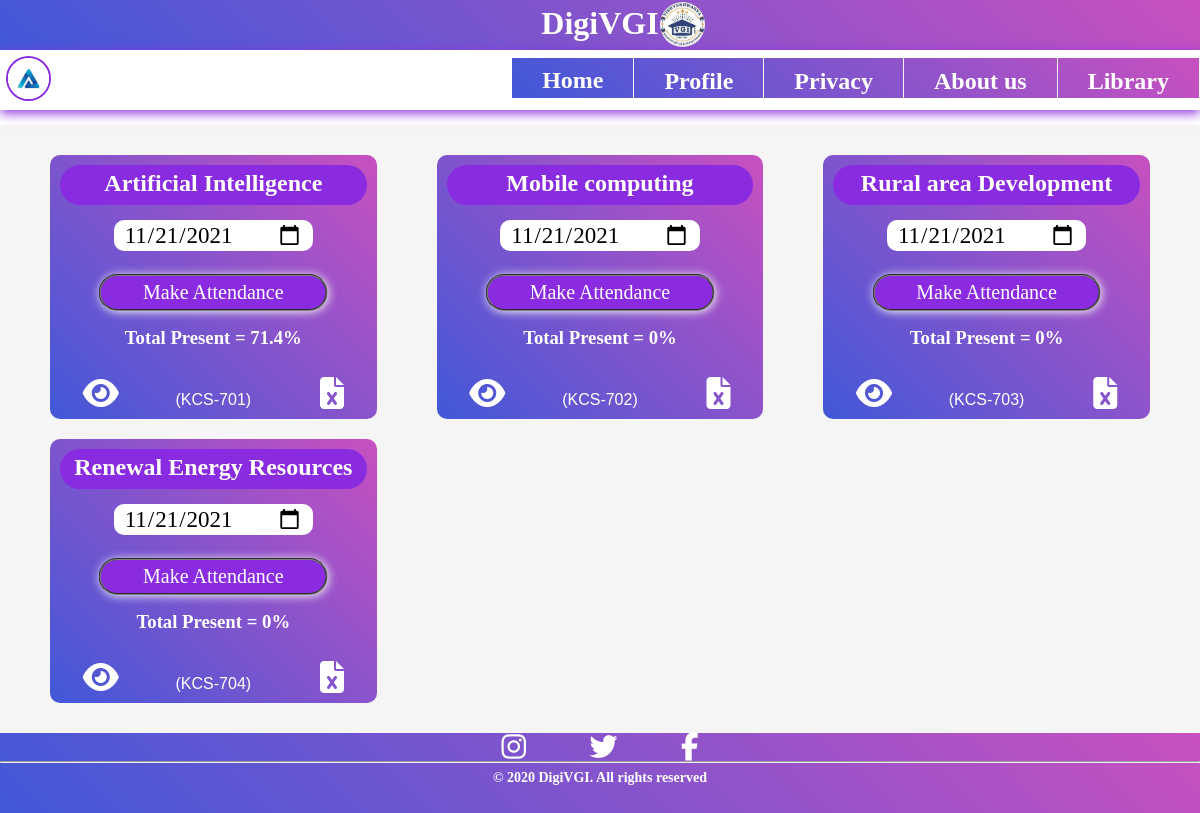
The app's page /facultyPortal/index.php (signed in) with its own data.
### tables this page shows
CREATE TABLE `faculty` (
  `id` int UNSIGNED NOT NULL,
  `name` varchar(50) NOT NULL,
  `phone` varchar(10) NOT NULL,
  `gender` varchar(12) NOT NULL,
  `email` varchar(50) NOT NULL,
  `password` varchar(100) NOT NULL,
  `photo` varchar(255) NOT NULL,
  `user_type` varchar(10) NOT NULL DEFAULT 'faculty',
  `isactive` varchar(10) NOT NULL
);

CREATE TABLE `assignfaculty` (
  `id` int NOT NULL,
  `course` varchar(20) NOT NULL,
  `branch` varchar(20) NOT NULL,
  `semester` int NOT NULL,
  `section` varchar(10) NOT NULL,
  `facultyname` varchar(50) NOT NULL,
  `facultyid` varchar(50) NOT NULL,
  `subjectname` varchar(50) NOT NULL,
  `subjectcode` varchar(20) NOT NULL,
  `cpermit` varchar(10) NOT NULL,
  `date` datetime NOT NULL DEFAULT CURRENT_TIMESTAMP
);

### facultyPortal/index.php (the view, shortened to what this page needs)
<?php
  require('../adminstrative/config.php');
?>
<!DOCTYPE html>
<html lang="en">
<head>
    <link rel="stylesheet" href="../digivgi_styles.css">
</head>
<body>
<?php require('header.php');?>
    <div id="grid-container">
        <?php
$facultyid = $_SESSION['username_faculty'];
$sql = "SELECT * from `assignfaculty` where `facultyid`='$facultyid'";
$result1 = mysqli_query($conn, $sql);
if(mysqli_num_rows($result1)>0){
    $i=0;
    while($row = mysqli_fetch_assoc($result1)){
        $course = $row['course'];
        $branch = $row['branch'];
        $semester = $row['semester'];
        $section = $row['section'];
        $subjectcode = $row['subjectcode'];
        $i++;
        ?>
        <div id="grid-item">
            <div class="subject-name">
                <h2><?php echo $row['subjectname']?></h2>
            </div>
            <form action="smart_attendance.php" method="POST">
                <input type="date" name="date" min="2020-08-11" max="<?php  echo date("Y-m-d"); ?>"
                    value="<?php  echo date("Y-m-d"); ?>" required><br>
                <?php
                $query2 = "SELECT COUNT(`status`) FROM `attendance` WHERE `course`='$course' AND `branch`='$branch' AND `semester`='$semester' AND `section`='$section' AND `status`='Present' AND `subject_code`='$subjectcode'";
                $result2 = mysqli_query($conn,$query2);
                $row2 = mysqli_fetch_array($result2);
                $total_present = $row2[0];
                $query3 = "SELECT COUNT(`status`) FROM `attendance` WHERE `course`='$course' AND `branch`='$branch' AND `semester`='$semester' AND `section`='$section' AND `subject_code`='$subjectcode'";
                $result3 = mysqli_query($conn,$query3);
                $row3 = mysqli_fetch_array($result3);
                $total_status = $row3[0];
                if($total_status !== "0"){
                    $percentage = ($total_present/$total_status)*100;
                    $present_percent_subject = number_format($percentage,1);
                }else{
                    $present_percent_subject = "0";
                }
                ?>
                <span class="view-record"><a href="#openModal-view[<?php echo $i ?>]"><i class="fas fa-eye fa-2x"
                style="color: white;"></a></i></span>
                <span class="subject-code">(<?php echo $row['subjectcode']?>)</span>
                <span class="export-record"><a href="#openModal-export[<?php echo $i ?>]"><i class="fas fa-file-excel fa-2x"
                            style="color: white;"></a></i></span>
                <input type="submit" name="submit" value="Make Attendance"><br>
                <h3 class="present_percent_subject" style="margin-top:6vh;color:white;font-family: cursive;">Total Present = <?=$present_percent_subject; ?>%</h3>
            </form>
        </div>
        <?php
}
}
?>
</div>
<footer >
    <div class="footer">
        <a href="https://www.instagram.com/its_ashish_52/"><i class="fa fa-instagram fa-2x" aria-hidden="true"></i></a>
        <a href="https://twitter.com/DevloperAshish"><i class="fa fa-twitter fa-2x" aria-hidden="true"></i></a>
        <a href="https://www.facebook.com/Aeshtech52"><i class="fa fa-facebook fa-2x" aria-hidden="true"></i></a>
        <hr><br>
        <span>&copy 2020 DigiVGI. All rights reserved</span>
    </div>
</footer>
</body>
</html>

### facultyPortal/header.php (shortened to what this page needs)
<?php
  require('../adminstrative/config.php');
?>
<!DOCTYPE html>
<html lang="en">
<head>
    <link rel="stylesheet" href="../digivgi_styles.css">
</head>
<body>
    <?php
    $email = $_SESSION['username_faculty'];
    $query = "SELECT `name`,`photo` FROM `faculty` WHERE email='$email'";
    $result = mysqli_query($conn,$query);
    $row = mysqli_fetch_assoc($result);
    ?>
    <div class="logo-for-lap">
        <h1>DigiVGI</h1>
        <img src="..\adminstrative\vgi-logo.jpg" alt="Not Found">
    </div>
    <header class="header">
        <div class="dropdown">
            <div class="profile"><img src="../directorPortal/<?php echo $row['photo']; ?>" alt="Not Found"></div>
        </div>
        <ul class="menu">
            <li><a href="index.php">Home</a></li>
            <li><a href="facultyProfile.php">Profile</a></li>
            <li><a href="facultyPrivacy.php">Privacy</a></li>
            <li><a href="about.php">About us</a></li>
            <li><a href="#">Library</a></li>
        </ul>
    </header>
</body>
</html>

### digivgi_styles.css (style rules this page uses)
:root { --theme:linear-gradient(-135deg,#c850c0,#4158d8); }
* { margin: 0; padding: 0; box-sizing: border-box; font-family:Georgia, 'Times New Roman', Times, serif; }
.header { background-color: white; box-shadow: 0px 3px 11px blueviolet; position:fixed; top: 0; text-align: center; width: 100%; height: 60px; z-index: 900; transition: top 1s ease-out; }
.header a { color:var(--myprimary); }
.header ul { text-align: center; margin-top: 8px; padding: 0; list-style: none; overflow: hidden; background-color: #fff; }
.header li { color: white; padding: 10px 0px; border-right: 1px solid #f4f4f4; text-decoration: none; }
.header li a { display: inline-block; color: white; text-decoration: none; padding: 10px 40px; font-size: x-large; }
.header li:first-child { padding-top:30px; }
.header .profile img { float: left; width: 45px; height: 45px; margin: 6px; border: 2px solid blueviolet; border-radius: 50%; }
div.logo-for-lap { display: none; }
div.logo-for-lap h1 { color: white; display: inline-block; margin-top: 5px; }
div.logo-for-lap img { position: absolute; top: 2px; left: 55%; width: 45px; height: 45px; border-radius: 50%; }
.header .menu { clear: both; height: 0; background:var(--theme); transition: height .5s ease-out; }
@media (min-width:620px) { .header { top: 50px; } }
@media (min-width:620px) { div.logo-for-lap { display: block; position: fixed; top: 0; z-index: 50; width: 100%; background:var(--theme); height:50px; text-align:center; } }
@media (min-width:620px) { .header li { float: left; font-size: 20px; font-weight: bold; } }
@media (min-width:620px) { .header li a { display: initial; padding: 10px 30px; } }
@media (min-width:620px) { .header li:first-child { padding-top: 9px; } }
@media (min-width:620px) { .header .menu { clear: none; float: right; height: 40px; } }
.dropdown { position: relative; }
#grid-container { display: grid; background:whitesmoke; grid-template-columns: auto; min-height: 83vh; Padding: 10px; }
#grid-item { position: relative; background:var(--theme); height: 33vh; margin: 10px; padding: 10px; text-align: center; border-radius: 10px; }
.subject-name { color:white; background:rgba(137, 43, 226, 0.973); border-radius: 20px; overflow: hidden; height: 5vh; padding: 5px; word-break: break-all; }
.subject-code { color: white; position: absolute; bottom: 10px; left: 50%; transform: translateX(-50%); font-family: Arial, Helvetica, sans-serif; }
input[type="date"] { padding: 10px; margin-top: 15px; margin-bottom: 10px; font-size: 23px; outline: none; border:none; border-radius: 10px; width: 65%; height: 31px; }
#grid-item .view-record { position: absolute; bottom: 10px; left: 10%; }
#grid-item .export-record { position: absolute; bottom: 10px; right: 10%; }
#grid-item input[type="submit"], .view-record-container, .export-record-container { padding: 5px; position: absolute; left: 50%; transform: translateX(-50%); top: 45%; font-size:20px; color: white; background: blueviolet; outline: none; border: 2px groove grey; box-shadow: 1px 1px 10px whitesmoke; border-radius: 20px; width: 70%; }
@media (min-width:620px) { #grid-container { min-height: 75vh; grid-template-columns: 33.33% 33.33% 33.33%; padding: 20px; } }
@media (min-width:620px) { #grid-item { margin:10px 30px; } }
.footer { background: var(--theme); height:10vh; width: 100%; text-align: center; font-size:14px; font-weight: bold; color: white; line-height: 10px; }
.footer i { margin:0px 30px; color: white; }

### records on screen
faculty: photo (picture)
assignfaculty: subjectname "Artificial Intelligence", subjectcode "KCS-701", present_percent_subject "71.4"
assignfaculty: subjectname "Mobile computing", subjectcode "KCS-702", present_percent_subject "0"
assignfaculty: subjectname "Rural area Development", subjectcode "KCS-703", present_percent_subject "0"
assignfaculty: subjectname "Renewal Energy Resources", subjectcode "KCS-704", present_percent_subject "0"
